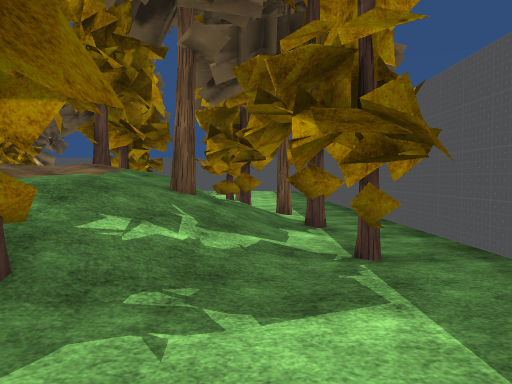
[1] (above)

24 first-person views from a walk through a scene from a Unity 3-D project. The camera is 1.4 m above the floor, tilts 2° down and sees 70° across. Doors are open. The floor is counted in squares, 2 m on a side. Each view is taken from the middle of a square. On the plan, view 1 faces up. The plan holds only what a view shows up to about 11 squares ahead; the rest is blank. The place goes on beyond the plan. The player character is not drawn. Some surface patterns are stand-ins.

[2]
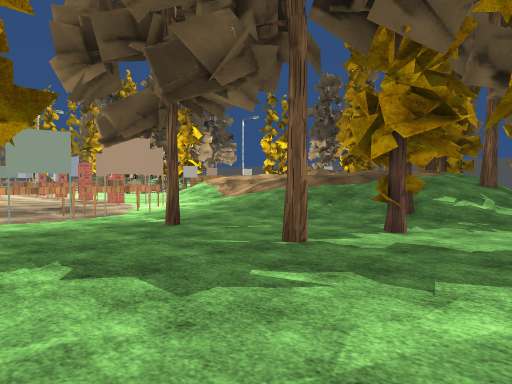

[3]
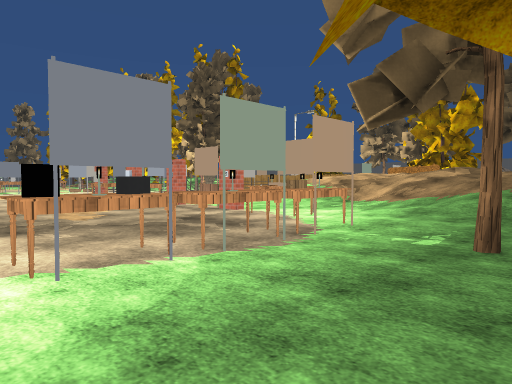

[4]
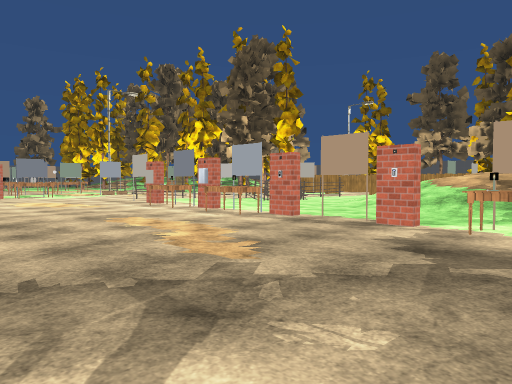

[5]
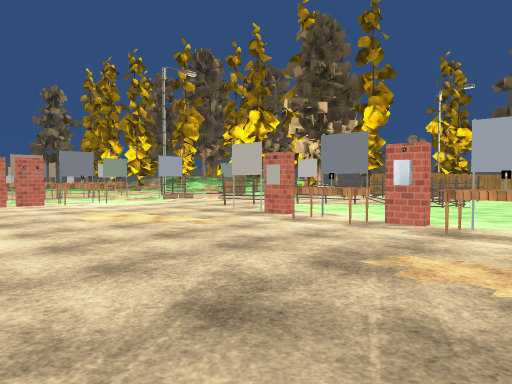

[6]
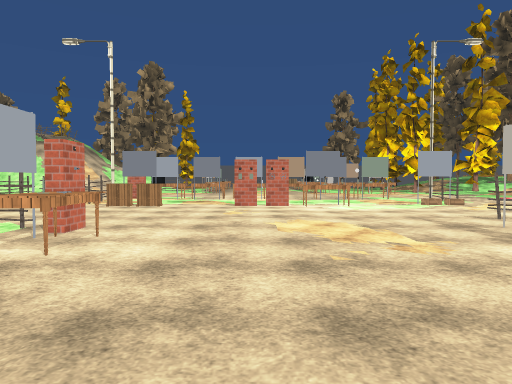

[7]
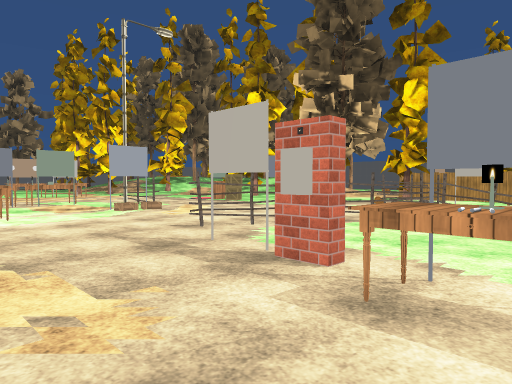

[8]
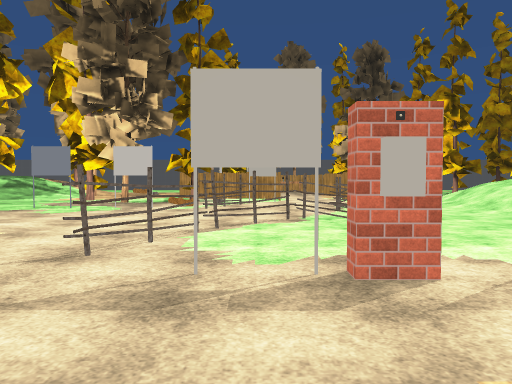

[9]
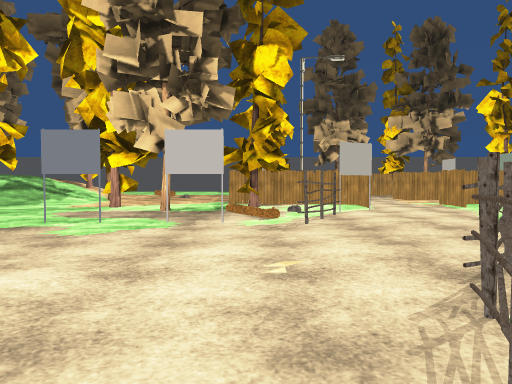

[10]
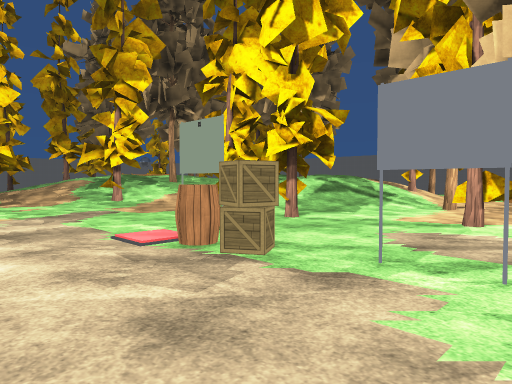

[11]
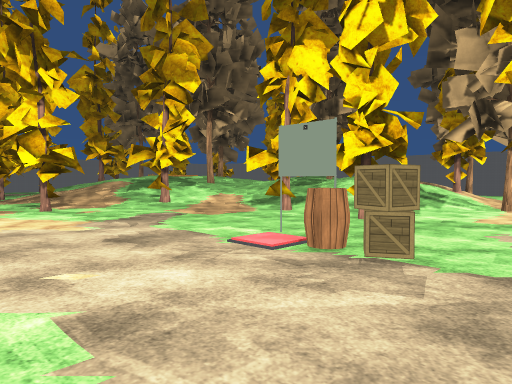

[12]
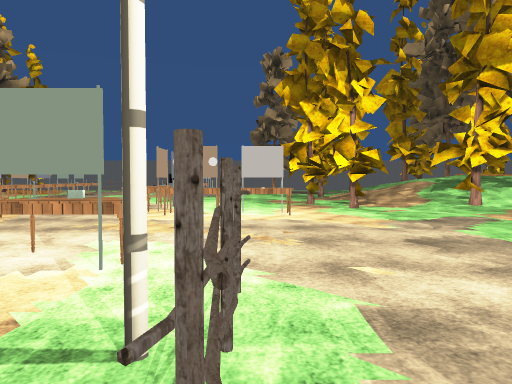

[13]
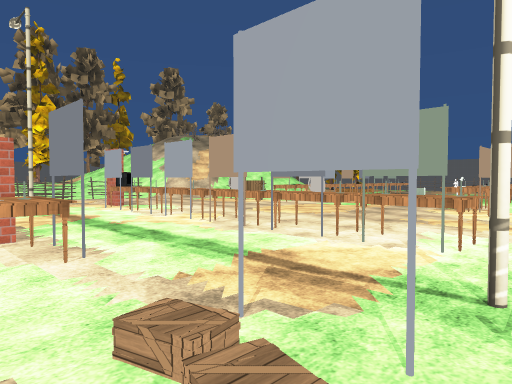

[14]
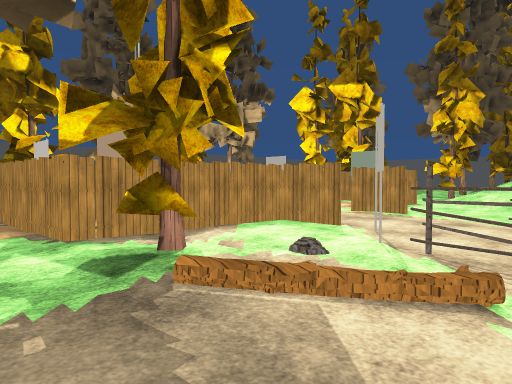

[15]
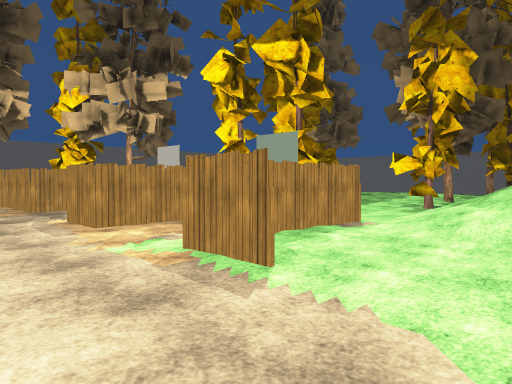

[16]
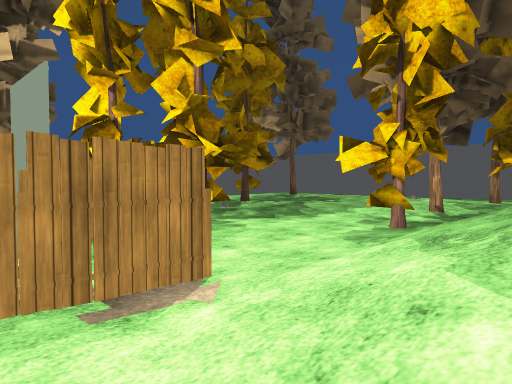

[17]
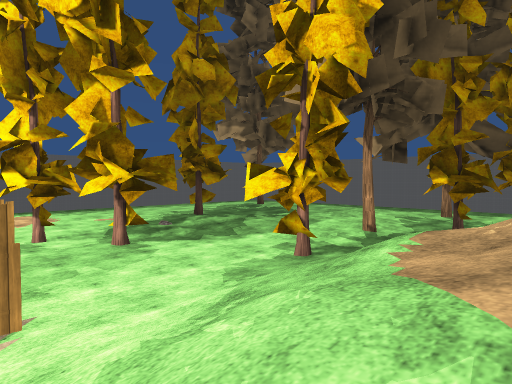

[18]
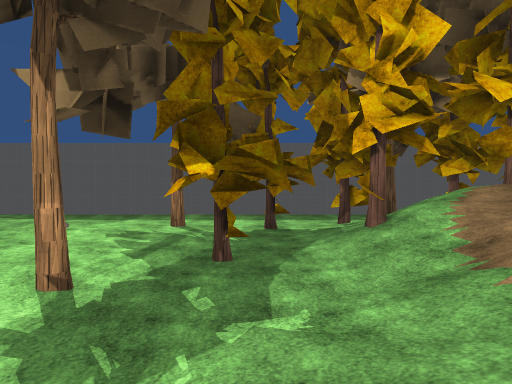

[19]
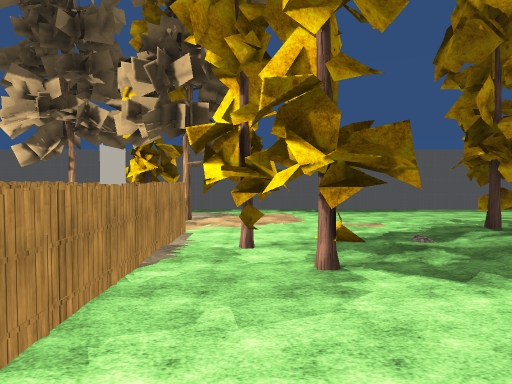

[20]
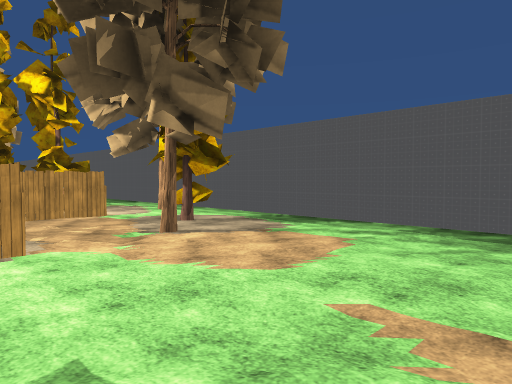

[21]
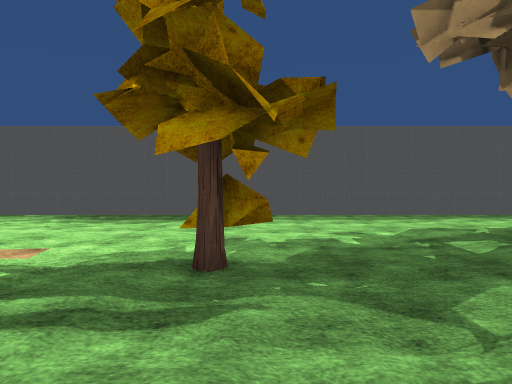

[22]
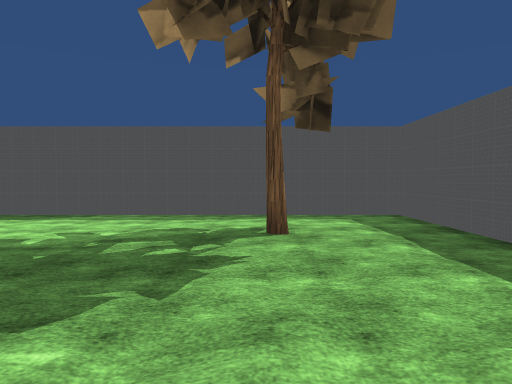

[23]
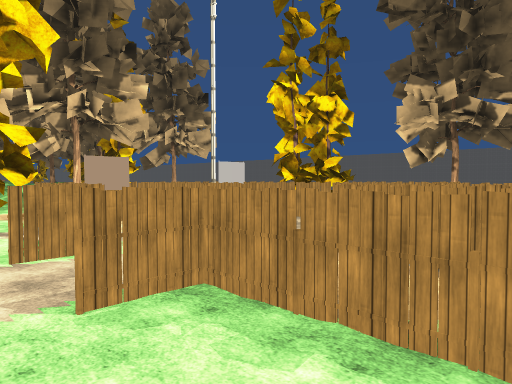

[24]
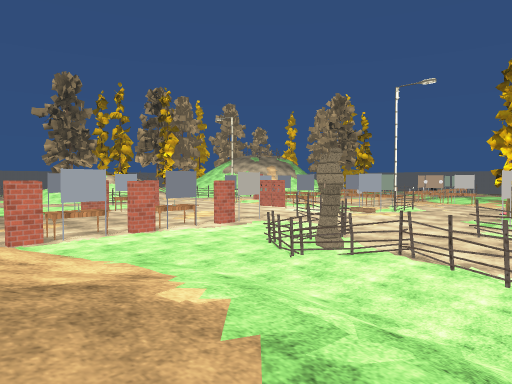

### Floor plan
Key: @ floor where view 1 was taken; # wall or solid block; x gap in a wall; . main floor; : floor 0.25 m higher than the main floor; / step, stairs or slope; D open door; = window, fence, low wall or low ledge; O other object.
Columns run from 34 left of view 1 to 3 right of it. Each row starts with its distance up from view 1.
 23                   ####################
 22                    ..................#
 21                  .#..................#
 20                O ....O...............#
 19                O O O..#..::.:....#:..#
 18                O O O.......:.....:...#
 17                OOO OOOO.../::O.......#
 16        O/..   O  ...  OO...://...:...#
 15        //..  OOOO...OOOOO../:/:.:/...#
 14       ///..  O   O.O   O.O./://:/:...#
 13      ////#.  OOOO ..OOOO....:::/::/..#
 12     ////.....OO   ....OO..O..#:/.#...#
 11    ////.......OOOO..OOO/./O...O......#
 10 ///..O.O..OO..O..O.O..///////.O..O...#
  9 /O/.............O....//////////O/O...#
  8 //............:O...O./////  //////O..#
  7 /.......OO.O.O.O..O..////     /// x..#
  6 .O................O..////     /O///..#
  5 O................OOO.////////////=/O.#
  4 O...............O.O.../////////////..#
  3 ..OO.....OO....O.......////////////O.#
  2 ..O ...O...O...O............/////O...
  1 OOO ....O..D....O#.O.OOOOOOO:///.O..
  0   O....O ..D......OO.O......O:....@O
 -1   .....O...OO...............Ox#.#...
 -2   ......O.. ...............OO.......
 -3    ....O ..O................O.......
 -4    ....O...D................O..O....
 -5     ....O..D.....O..... ........

Positions as (right, up) in squares from view 1, and headings:
1: (0, 0), facing up
2: (1, -4), facing up-left
3: (-3, -5), facing up-left
4: (-7, -5), facing up-left
5: (-12, -5), facing up-left
6: (-13, -3), facing left
7: (-15, -2), facing up-left
8: (-18, -2), facing up
9: (-20, 1), facing up
10: (-22, 4), facing up-left
11: (-23, 3), facing up-left
12: (-23, 3), facing left
13: (-22, 3), facing down-left
14: (-22, 7), facing up-right
15: (-17, 8), facing up-right
16: (-13, 9), facing up-right
17: (-12, 8), facing up-right
18: (-8, 10), facing right
19: (-10, 10), facing up
20: (-7, 16), facing up-left
21: (-5, 14), facing up
22: (-1, 14), facing up
23: (-12, 9), facing up-left
24: (-10, 9), facing down-left
